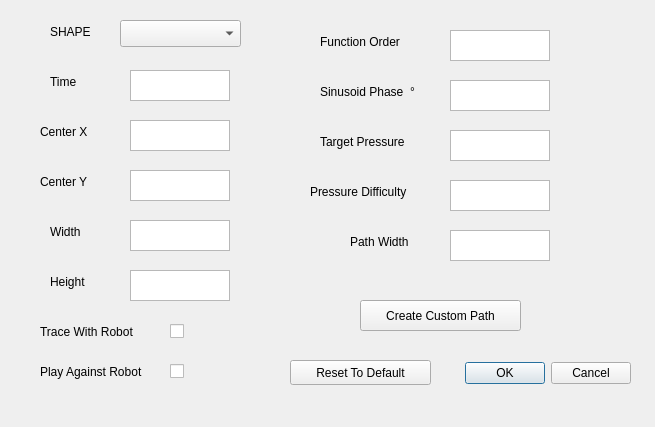
<?xml version="1.0" encoding="UTF-8"?>
<ui version="4.0">
 <class>Dialog</class>
 <widget class="QDialog" name="Dialog">
  <property name="geometry">
   <rect>
    <x>0</x>
    <y>0</y>
    <width>655</width>
    <height>427</height>
   </rect>
  </property>
  <property name="acceptDrops">
   <bool>false</bool>
  </property>
  <property name="windowTitle">
   <string>Dialog</string>
  </property>
  <widget class="QDialogButtonBox" name="buttonBox">
   <property name="geometry">
    <rect>
     <x>440</x>
     <y>357</y>
     <width>191</width>
     <height>32</height>
    </rect>
   </property>
   <property name="orientation">
    <enum>Qt::Horizontal</enum>
   </property>
   <property name="standardButtons">
    <set>QDialogButtonBox::Cancel|QDialogButtonBox::Ok</set>
   </property>
  </widget>
  <widget class="QLabel" name="label_shape">
   <property name="geometry">
    <rect>
     <x>50</x>
     <y>10</y>
     <width>61</width>
     <height>43</height>
    </rect>
   </property>
   <property name="text">
    <string>SHAPE</string>
   </property>
  </widget>
  <widget class="QPushButton" name="buttonResetToDefault">
   <property name="geometry">
    <rect>
     <x>290</x>
     <y>360</y>
     <width>141</width>
     <height>25</height>
    </rect>
   </property>
   <property name="text">
    <string>Reset To Default</string>
   </property>
  </widget>
  <widget class="QComboBox" name="choice_shape">
   <property name="geometry">
    <rect>
     <x>120</x>
     <y>20</y>
     <width>121</width>
     <height>27</height>
    </rect>
   </property>
   <property name="styleSheet">
    <string notr="true"/>
   </property>
   <property name="currentText">
    <string/>
   </property>
  </widget>
  <widget class="QLabel" name="label_time">
   <property name="geometry">
    <rect>
     <x>50</x>
     <y>60</y>
     <width>41</width>
     <height>43</height>
    </rect>
   </property>
   <property name="text">
    <string>Time</string>
   </property>
  </widget>
  <widget class="QLabel" name="label_centerX">
   <property name="geometry">
    <rect>
     <x>40</x>
     <y>110</y>
     <width>61</width>
     <height>43</height>
    </rect>
   </property>
   <property name="text">
    <string>Center X</string>
   </property>
  </widget>
  <widget class="QLabel" name="label_centerY">
   <property name="geometry">
    <rect>
     <x>40</x>
     <y>160</y>
     <width>61</width>
     <height>43</height>
    </rect>
   </property>
   <property name="text">
    <string>Center Y</string>
   </property>
  </widget>
  <widget class="QTextEdit" name="e_time">
   <property name="geometry">
    <rect>
     <x>130</x>
     <y>70</y>
     <width>100</width>
     <height>31</height>
    </rect>
   </property>
  </widget>
  <widget class="QTextEdit" name="e_centerX">
   <property name="geometry">
    <rect>
     <x>130</x>
     <y>120</y>
     <width>100</width>
     <height>31</height>
    </rect>
   </property>
  </widget>
  <widget class="QTextEdit" name="e_centerY">
   <property name="geometry">
    <rect>
     <x>130</x>
     <y>170</y>
     <width>100</width>
     <height>31</height>
    </rect>
   </property>
  </widget>
  <widget class="QTextEdit" name="e_height">
   <property name="geometry">
    <rect>
     <x>130</x>
     <y>270</y>
     <width>100</width>
     <height>31</height>
    </rect>
   </property>
  </widget>
  <widget class="QLabel" name="label_width">
   <property name="geometry">
    <rect>
     <x>50</x>
     <y>210</y>
     <width>41</width>
     <height>43</height>
    </rect>
   </property>
   <property name="text">
    <string>Width</string>
   </property>
  </widget>
  <widget class="QLabel" name="label_height">
   <property name="geometry">
    <rect>
     <x>50</x>
     <y>260</y>
     <width>41</width>
     <height>43</height>
    </rect>
   </property>
   <property name="text">
    <string>Height</string>
   </property>
  </widget>
  <widget class="QTextEdit" name="e_width">
   <property name="geometry">
    <rect>
     <x>130</x>
     <y>220</y>
     <width>100</width>
     <height>31</height>
    </rect>
   </property>
  </widget>
  <widget class="QTextEdit" name="e_pressureDifficulty">
   <property name="geometry">
    <rect>
     <x>450</x>
     <y>180</y>
     <width>100</width>
     <height>31</height>
    </rect>
   </property>
  </widget>
  <widget class="QLabel" name="label_pressureDifficulty">
   <property name="geometry">
    <rect>
     <x>310</x>
     <y>170</y>
     <width>131</width>
     <height>43</height>
    </rect>
   </property>
   <property name="text">
    <string>Pressure Difficulty</string>
   </property>
  </widget>
  <widget class="QLabel" name="label_targetPressure">
   <property name="geometry">
    <rect>
     <x>320</x>
     <y>120</y>
     <width>111</width>
     <height>43</height>
    </rect>
   </property>
   <property name="text">
    <string>Target Pressure</string>
   </property>
  </widget>
  <widget class="QTextEdit" name="e_targetPressure">
   <property name="geometry">
    <rect>
     <x>450</x>
     <y>130</y>
     <width>100</width>
     <height>31</height>
    </rect>
   </property>
  </widget>
  <widget class="QLabel" name="label_playAgainstRobot">
   <property name="geometry">
    <rect>
     <x>40</x>
     <y>350</y>
     <width>131</width>
     <height>43</height>
    </rect>
   </property>
   <property name="text">
    <string>Play Against Robot</string>
   </property>
  </widget>
  <widget class="QTextEdit" name="e_pathWidth">
   <property name="geometry">
    <rect>
     <x>450</x>
     <y>230</y>
     <width>100</width>
     <height>31</height>
    </rect>
   </property>
  </widget>
  <widget class="QLabel" name="label_pathWidth">
   <property name="geometry">
    <rect>
     <x>350</x>
     <y>220</y>
     <width>101</width>
     <height>43</height>
    </rect>
   </property>
   <property name="text">
    <string>Path Width</string>
   </property>
  </widget>
  <widget class="QLabel" name="label_order">
   <property name="geometry">
    <rect>
     <x>320</x>
     <y>20</y>
     <width>101</width>
     <height>43</height>
    </rect>
   </property>
   <property name="text">
    <string>Function Order</string>
   </property>
  </widget>
  <widget class="QTextEdit" name="e_order">
   <property name="geometry">
    <rect>
     <x>450</x>
     <y>30</y>
     <width>100</width>
     <height>31</height>
    </rect>
   </property>
  </widget>
  <widget class="QTextEdit" name="e_sinusoidPhase">
   <property name="geometry">
    <rect>
     <x>450</x>
     <y>80</y>
     <width>100</width>
     <height>31</height>
    </rect>
   </property>
  </widget>
  <widget class="QLabel" name="label_sinusoidPhase">
   <property name="geometry">
    <rect>
     <x>320</x>
     <y>70</y>
     <width>111</width>
     <height>43</height>
    </rect>
   </property>
   <property name="text">
    <string>Sinusoid Phase  °</string>
   </property>
  </widget>
  <widget class="QLabel" name="label_traceWithRobot">
   <property name="geometry">
    <rect>
     <x>40</x>
     <y>310</y>
     <width>121</width>
     <height>43</height>
    </rect>
   </property>
   <property name="text">
    <string>Trace With Robot</string>
   </property>
  </widget>
  <widget class="QCheckBox" name="e_traceWithRobot">
   <property name="geometry">
    <rect>
     <x>170</x>
     <y>320</y>
     <width>21</width>
     <height>22</height>
    </rect>
   </property>
   <property name="acceptDrops">
    <bool>false</bool>
   </property>
   <property name="text">
    <string/>
   </property>
   <property name="checked">
    <bool>false</bool>
   </property>
  </widget>
  <widget class="QPushButton" name="buttonCreateCustomPath">
   <property name="geometry">
    <rect>
     <x>360</x>
     <y>300</y>
     <width>161</width>
     <height>31</height>
    </rect>
   </property>
   <property name="text">
    <string>Create Custom Path</string>
   </property>
  </widget>
  <widget class="QCheckBox" name="e_playAgainstRobot">
   <property name="geometry">
    <rect>
     <x>170</x>
     <y>360</y>
     <width>21</width>
     <height>22</height>
    </rect>
   </property>
   <property name="acceptDrops">
    <bool>false</bool>
   </property>
   <property name="text">
    <string/>
   </property>
   <property name="checked">
    <bool>false</bool>
   </property>
  </widget>
 </widget>
 <resources/>
 <connections/>
</ui>
